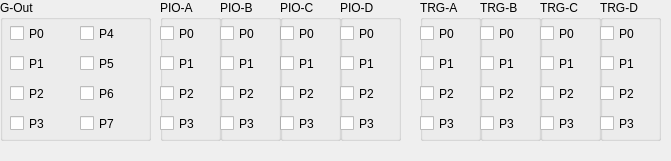
   <widget class="QWidget" name="widgetTestMode" native="true">
    <property name="geometry">
     <rect>
      <x>450</x>
      <y>150</y>
      <width>671</width>
      <height>161</height>
     </rect>
    </property>
    <widget class="QGroupBox" name="groupBox_8">
     <property name="geometry">
      <rect>
       <x>160</x>
       <y>0</y>
       <width>61</width>
       <height>141</height>
      </rect>
     </property>
     <property name="title">
      <string>PIO-A</string>
     </property>
     <widget class="QCheckBox" name="checkBoxPIOAOUT0">
      <property name="geometry">
       <rect>
        <x>0</x>
        <y>20</y>
        <width>61</width>
        <height>27</height>
       </rect>
      </property>
      <property name="text">
       <string>P0</string>
      </property>
     </widget>
     <widget class="QCheckBox" name="checkBoxPIOAOUT3">
      <property name="geometry">
       <rect>
        <x>0</x>
        <y>110</y>
        <width>61</width>
        <height>27</height>
       </rect>
      </property>
      <property name="text">
       <string>P3</string>
      </property>
     </widget>
     <widget class="QCheckBox" name="checkBoxPIOAOUT2">
      <property name="geometry">
       <rect>
        <x>0</x>
        <y>80</y>
        <width>61</width>
        <height>27</height>
       </rect>
      </property>
      <property name="text">
       <string>P2</string>
      </property>
     </widget>
     <widget class="QCheckBox" name="checkBoxPIOAOUT1">
      <property name="geometry">
       <rect>
        <x>0</x>
        <y>50</y>
        <width>61</width>
        <height>27</height>
       </rect>
      </property>
      <property name="text">
       <string>P1</string>
      </property>
     </widget>
    </widget>
    <widget class="QGroupBox" name="groupBox_10">
     <property name="geometry">
      <rect>
       <x>280</x>
       <y>0</y>
       <width>61</width>
       <height>141</height>
      </rect>
     </property>
     <property name="title">
      <string>PIO-C</string>
     </property>
     <widget class="QCheckBox" name="checkBoxPIOCOUT0">
      <property name="geometry">
       <rect>
        <x>0</x>
        <y>20</y>
        <width>61</width>
        <height>27</height>
       </rect>
      </property>
      <property name="text">
       <string>P0</string>
      </property>
     </widget>
     <widget class="QCheckBox" name="checkBoxPIOCOUT3">
      <property name="geometry">
       <rect>
        <x>0</x>
        <y>110</y>
        <width>61</width>
        <height>27</height>
       </rect>
      </property>
      <property name="text">
       <string>P3</string>
      </property>
     </widget>
     <widget class="QCheckBox" name="checkBoxPIOCOUT2">
      <property name="geometry">
       <rect>
        <x>0</x>
        <y>80</y>
        <width>61</width>
        <height>27</height>
       </rect>
      </property>
      <property name="text">
       <string>P2</string>
      </property>
     </widget>
     <widget class="QCheckBox" name="checkBoxPIOCOUT1">
      <property name="geometry">
       <rect>
        <x>0</x>
        <y>50</y>
        <width>61</width>
        <height>27</height>
       </rect>
      </property>
      <property name="text">
       <string>P1</string>
      </property>
     </widget>
    </widget>
    <widget class="QGroupBox" name="groupBox_11">
     <property name="geometry">
      <rect>
       <x>340</x>
       <y>0</y>
       <width>61</width>
       <height>141</height>
      </rect>
     </property>
     <property name="title">
      <string>PIO-D</string>
     </property>
     <widget class="QCheckBox" name="checkBoxPIODOUT0">
      <property name="geometry">
       <rect>
        <x>0</x>
        <y>20</y>
        <width>61</width>
        <height>27</height>
       </rect>
      </property>
      <property name="text">
       <string>P0</string>
      </property>
     </widget>
     <widget class="QCheckBox" name="checkBoxPIODOUT3">
      <property name="geometry">
       <rect>
        <x>0</x>
        <y>110</y>
        <width>61</width>
        <height>27</height>
       </rect>
      </property>
      <property name="text">
       <string>P3</string>
      </property>
     </widget>
     <widget class="QCheckBox" name="checkBoxPIODOUT2">
      <property name="geometry">
       <rect>
        <x>0</x>
        <y>80</y>
        <width>61</width>
        <height>27</height>
       </rect>
      </property>
      <property name="text">
       <string>P2</string>
      </property>
     </widget>
     <widget class="QCheckBox" name="checkBoxPIODOUT1">
      <property name="geometry">
       <rect>
        <x>0</x>
        <y>50</y>
        <width>61</width>
        <height>27</height>
       </rect>
      </property>
      <property name="text">
       <string>P1</string>
      </property>
     </widget>
    </widget>
    <widget class="QGroupBox" name="groupBox_9">
     <property name="geometry">
      <rect>
       <x>220</x>
       <y>0</y>
       <width>61</width>
       <height>141</height>
      </rect>
     </property>
     <property name="title">
      <string>PIO-B</string>
     </property>
     <widget class="QCheckBox" name="checkBoxPIOBOUT0">
      <property name="geometry">
       <rect>
        <x>0</x>
        <y>20</y>
        <width>61</width>
        <height>27</height>
       </rect>
      </property>
      <property name="text">
       <string>P0</string>
      </property>
     </widget>
     <widget class="QCheckBox" name="checkBoxPIOBOUT3">
      <property name="geometry">
       <rect>
        <x>0</x>
        <y>110</y>
        <width>61</width>
        <height>27</height>
       </rect>
      </property>
      <property name="text">
       <string>P3</string>
      </property>
     </widget>
     <widget class="QCheckBox" name="checkBoxPIOBOUT2">
      <property name="geometry">
       <rect>
        <x>0</x>
        <y>80</y>
        <width>61</width>
        <height>27</height>
       </rect>
      </property>
      <property name="text">
       <string>P2</string>
      </property>
     </widget>
     <widget class="QCheckBox" name="checkBoxPIOBOUT1">
      <property name="geometry">
       <rect>
        <x>0</x>
        <y>50</y>
        <width>61</width>
        <height>27</height>
       </rect>
      </property>
      <property name="text">
       <string>P1</string>
      </property>
     </widget>
    </widget>
    <widget class="QGroupBox" name="groupBox_7">
     <property name="geometry">
      <rect>
       <x>0</x>
       <y>0</y>
       <width>151</width>
       <height>141</height>
      </rect>
     </property>
     <property name="title">
      <string>G-Out</string>
     </property>
     <widget class="QCheckBox" name="checkBoxoGOUT0">
      <property name="geometry">
       <rect>
        <x>10</x>
        <y>20</y>
        <width>61</width>
        <height>27</height>
       </rect>
      </property>
      <property name="text">
       <string>P0</string>
      </property>
     </widget>
     <widget class="QCheckBox" name="checkBoxoGOUT3">
      <property name="geometry">
       <rect>
        <x>10</x>
        <y>110</y>
        <width>61</width>
        <height>27</height>
       </rect>
      </property>
      <property name="text">
       <string>P3</string>
      </property>
     </widget>
     <widget class="QCheckBox" name="checkBoxoGOUT2">
      <property name="geometry">
       <rect>
        <x>10</x>
        <y>80</y>
        <width>61</width>
        <height>27</height>
       </rect>
      </property>
      <property name="text">
       <string>P2</string>
      </property>
     </widget>
     <widget class="QCheckBox" name="checkBoxoGOUT1">
      <property name="geometry">
       <rect>
        <x>10</x>
        <y>50</y>
        <width>61</width>
        <height>27</height>
       </rect>
      </property>
      <property name="text">
       <string>P1</string>
      </property>
     </widget>
     <widget class="QCheckBox" name="checkBoxoGOUT7">
      <property name="geometry">
       <rect>
        <x>80</x>
        <y>110</y>
        <width>61</width>
        <height>27</height>
       </rect>
      </property>
      <property name="text">
       <string>P7</string>
      </property>
     </widget>
     <widget class="QCheckBox" name="checkBoxoGOUT6">
      <property name="geometry">
       <rect>
        <x>80</x>
        <y>80</y>
        <width>61</width>
        <height>27</height>
       </rect>
      </property>
      <property name="text">
       <string>P6</string>
      </property>
     </widget>
     <widget class="QCheckBox" name="checkBoxoGOUT4">
      <property name="geometry">
       <rect>
        <x>80</x>
        <y>20</y>
        <width>61</width>
        <height>27</height>
       </rect>
      </property>
      <property name="text">
       <string>P4</string>
      </property>
     </widget>
     <widget class="QCheckBox" name="checkBoxoGOUT5">
      <property name="geometry">
       <rect>
        <x>80</x>
        <y>50</y>
        <width>61</width>
        <height>27</height>
       </rect>
      </property>
      <property name="text">
       <string>P5</string>
      </property>
     </widget>
    </widget>
    <widget class="QGroupBox" name="groupBox_12">
     <property name="geometry">
      <rect>
       <x>420</x>
       <y>0</y>
       <width>61</width>
       <height>141</height>
      </rect>
     </property>
     <property name="title">
      <string>TRG-A</string>
     </property>
     <widget class="QCheckBox" name="checkBoxTRGAOUT0">
      <property name="geometry">
       <rect>
        <x>0</x>
        <y>20</y>
        <width>61</width>
        <height>27</height>
       </rect>
      </property>
      <property name="text">
       <string>P0</string>
      </property>
     </widget>
     <widget class="QCheckBox" name="checkBoxTRGAOUT3">
      <property name="geometry">
       <rect>
        <x>0</x>
        <y>110</y>
        <width>61</width>
        <height>27</height>
       </rect>
      </property>
      <property name="text">
       <string>P3</string>
      </property>
     </widget>
     <widget class="QCheckBox" name="checkBoxTRGAOUT2">
      <property name="geometry">
       <rect>
        <x>0</x>
        <y>80</y>
        <width>61</width>
        <height>27</height>
       </rect>
      </property>
      <property name="text">
       <string>P2</string>
      </property>
     </widget>
     <widget class="QCheckBox" name="checkBoxTRGAOUT1">
      <property name="geometry">
       <rect>
        <x>0</x>
        <y>50</y>
        <width>61</width>
        <height>27</height>
       </rect>
      </property>
      <property name="text">
       <string>P1</string>
      </property>
     </widget>
    </widget>
    <widget class="QGroupBox" name="groupBox_13">
     <property name="geometry">
      <rect>
       <x>480</x>
       <y>0</y>
       <width>61</width>
       <height>141</height>
      </rect>
     </property>
     <property name="title">
      <string>TRG-B</string>
     </property>
     <widget class="QCheckBox" name="checkBoxTRGBOUT0">
      <property name="geometry">
       <rect>
        <x>0</x>
        <y>20</y>
        <width>61</width>
        <height>27</height>
       </rect>
      </property>
      <property name="text">
       <string>P0</string>
      </property>
     </widget>
     <widget class="QCheckBox" name="checkBoxTRGBOUT3">
      <property name="geometry">
       <rect>
        <x>0</x>
        <y>110</y>
        <width>61</width>
        <height>27</height>
       </rect>
      </property>
      <property name="text">
       <string>P3</string>
      </property>
     </widget>
     <widget class="QCheckBox" name="checkBoxTRGBOUT2">
      <property name="geometry">
       <rect>
        <x>0</x>
        <y>80</y>
        <width>61</width>
        <height>27</height>
       </rect>
      </property>
      <property name="text">
       <string>P2</string>
      </property>
     </widget>
     <widget class="QCheckBox" name="checkBoxTRGBOUT1">
      <property name="geometry">
       <rect>
        <x>0</x>
        <y>50</y>
        <width>61</width>
        <height>27</height>
       </rect>
      </property>
      <property name="text">
       <string>P1</string>
      </property>
     </widget>
    </widget>
    <widget class="QGroupBox" name="groupBox_14">
     <property name="geometry">
      <rect>
       <x>540</x>
       <y>0</y>
       <width>61</width>
       <height>141</height>
      </rect>
     </property>
     <property name="title">
      <string>TRG-C</string>
     </property>
     <widget class="QCheckBox" name="checkBoxTRGCOUT0">
      <property name="geometry">
       <rect>
        <x>0</x>
        <y>20</y>
        <width>61</width>
        <height>27</height>
       </rect>
      </property>
      <property name="text">
       <string>P0</string>
      </property>
     </widget>
     <widget class="QCheckBox" name="checkBoxTRGCOUT3">
      <property name="geometry">
       <rect>
        <x>0</x>
        <y>110</y>
        <width>61</width>
        <height>27</height>
       </rect>
      </property>
      <property name="text">
       <string>P3</string>
      </property>
     </widget>
     <widget class="QCheckBox" name="checkBoxTRGCOUT2">
      <property name="geometry">
       <rect>
        <x>0</x>
        <y>80</y>
        <width>61</width>
        <height>27</height>
       </rect>
      </property>
      <property name="text">
       <string>P2</string>
      </property>
     </widget>
     <widget class="QCheckBox" name="checkBoxTRGCOUT1">
      <property name="geometry">
       <rect>
        <x>0</x>
        <y>50</y>
        <width>61</width>
        <height>27</height>
       </rect>
      </property>
      <property name="text">
       <string>P1</string>
      </property>
     </widget>
    </widget>
    <widget class="QGroupBox" name="groupBox_15">
     <property name="geometry">
      <rect>
       <x>600</x>
       <y>0</y>
       <width>61</width>
       <height>141</height>
      </rect>
     </property>
     <property name="title">
      <string>TRG-D</string>
     </property>
     <widget class="QCheckBox" name="checkBoxTRGDOUT0">
      <property name="geometry">
       <rect>
        <x>0</x>
        <y>20</y>
        <width>61</width>
        <height>27</height>
       </rect>
      </property>
      <property name="text">
       <string>P0</string>
      </property>
     </widget>
     <widget class="QCheckBox" name="checkBoxTRGDOUT3">
      <property name="geometry">
       <rect>
        <x>0</x>
        <y>110</y>
        <width>61</width>
        <height>27</height>
       </rect>
      </property>
      <property name="text">
       <string>P3</string>
      </property>
     </widget>
     <widget class="QCheckBox" name="checkBoxTRGDOUT2">
      <property name="geometry">
       <rect>
        <x>0</x>
        <y>80</y>
        <width>61</width>
        <height>27</height>
       </rect>
      </property>
      <property name="text">
       <string>P2</string>
      </property>
     </widget>
     <widget class="QCheckBox" name="checkBoxTRGDOUT1">
      <property name="geometry">
       <rect>
        <x>0</x>
        <y>50</y>
        <width>61</width>
        <height>27</height>
       </rect>
      </property>
      <property name="text">
       <string>P1</string>
      </property>
     </widget>
    </widget>
   </widget>
